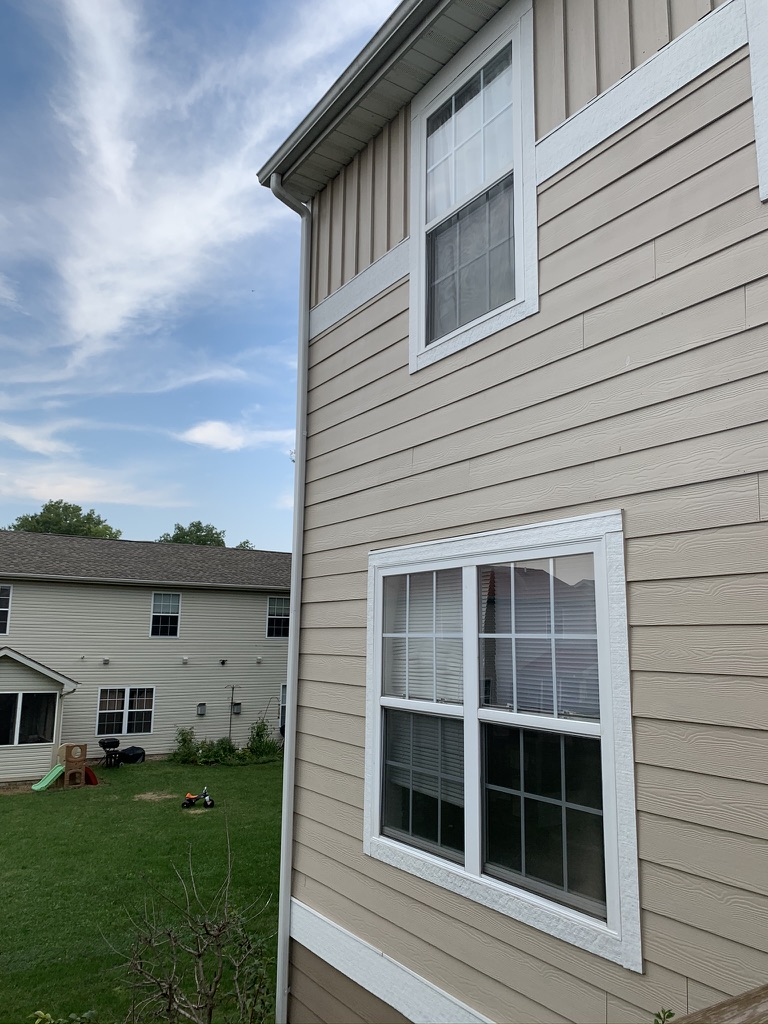
//> input picture 2-image rectification/images/Img2.jpeg, 768 x 1024 px
$ ./RectifierTwoSteps   (built with g++ and OpenCV 4)
//> lines starting //> are read from the running program, lines starting //| are printed output that depends on the picture
#include <iostream>
#include <opencv2/core.hpp>
#include <opencv2/imgcodecs.hpp>
#include <opencv2/highgui.hpp>
#include <Eigen/Dense>
#include <Eigen/SVD>


using namespace cv;
using namespace std;
using namespace Eigen;


struct Pointi {
	float x, y;
};

struct colori {
    float blue;
    float green;
    float red;
};


tuple<float, float> scale_image(float width, float height, float fix_dimension);
bool point_in_polygon(Vector3f point, vector<Pointi> polygon);
colori color_estimator(float x_coor, float y_coor, Mat image);


int main() {

    // For scaling output image size
    float fix_dimension = 2000;

    string AFFINE_RESULT_PATH = "../../images/results/result-2stepAffined.jpg";
    string RESULT_PATH = "../../images/results/result-2stepSimilar.jpg";

    // Read transfered image (prime coordinates)
    string projected_path = "../../images/Img2.jpeg";
    Mat projected_img = imread(projected_path, IMREAD_COLOR);
//> projected_img is the input picture: 1024 rows x 768 cols, CV_8UC3; mean B, G, R 141.4, 141.1, 134.4

    // [6 lines of commented-out code are left out]

    Vector3f P_pt(368, 552, 1);
    Vector3f Q_pt(363, 852, 1);
    Vector3f R_pt(642, 973, 1);
    Vector3f S_pt(621, 509, 1);

    // VL Line
    Vector3f PQ_ln = (P_pt.cross(Q_pt)).normalized();
    Vector3f SR_ln = (S_pt.cross(R_pt)).normalized();
    Vector3f van_pt1 = PQ_ln.cross(SR_ln);

    // Lines
    Vector3f PS_ln = (P_pt.cross(S_pt)).normalized();
    Vector3f QR_ln = (Q_pt.cross(R_pt)).normalized();
    Vector3f van_pt2 = PS_ln.cross(QR_ln);

    // Vanishing line
    Vector3f van_line = (van_pt1.cross(van_pt2)).normalized();

    // H matrix
    Matrix<float, 3, 3> H_p {{1, 0, 0},
                             {0, 1, 1},
                             {van_line(0,0), van_line(1,0), van_line(2,0)}};

//    cout << H_p << endl;

    // Create a scaled blank image for rectified image
    vector<Pointi> projected_img_corners = {{0,0},
                                            {0, (float)projected_img.rows},
                                            {(float)projected_img.cols, (float)projected_img.rows},
                                            {(float)projected_img.cols,0}};

    float x_list_p[4];
    float y_list_p[4];
    for (int i=0; i<4; i++) {
//        cout << projected_img_corners(i,0) << "---" << projected_img_corners(i,1) << endl;

        // Find corresponding point by using homography matrix
        Vector3f homog_point(projected_img_corners[i].x, projected_img_corners[i].y, 1);
        Vector3f point_p = H_p * homog_point;
        point_p /= point_p(2);

        x_list_p[i] = point_p(0);
        y_list_p[i] = point_p(1);
    }

    float max_x_p = *max_element(x_list_p, x_list_p+4);
//> max_x_p = 43.65
    float min_x_p = *min_element(x_list_p, x_list_p+4);
//> min_x_p = 0
    float max_y_p = *max_element(y_list_p, y_list_p+4);
//> max_y_p = 256.5
    float min_y_p = *min_element(y_list_p, y_list_p+4);
//> min_y_p = 0.0568

    float width_p  = max_x_p - min_x_p;
//> width_p = 43.65
    float height_p = max_y_p - min_y_p;
//> height_p = 256.4
//    cout <<  width_p << ' ' << height_p << endl;

    auto [scaled_width_p, scaled_height_p] = scale_image(width_p,
                                                     height_p,
                                                     fix_dimension);
//> scaled_width_p = 340.5; scaled_height_p = 2000
//    cout << scaled_width << ' ' << scaled_height << endl;

    // The amount of size changing
    float w_change_p = width_p  / scaled_width_p;
//> w_change_p = 0.128
    float h_change_p = height_p / scaled_height_p;
//> h_change_p = 0.128

    // Rectified image
    Mat affined_img((int)scaled_height_p, (int)scaled_width_p, CV_8UC3, Scalar(0, 0, 0));


    // Find color on source image by checking if the point is in ROI polygone
    for (int i=0; i<affined_img.cols; i++) {

        for (int j=0; j<affined_img.rows; j++) {

            float x_p = (i * w_change_p) + min_x_p;
            float y_p = (j * h_change_p) + min_y_p;

            // Find corresponding point by using homography matrix
            Vector3f prime_point(x_p, y_p, 1);
            Vector3f point_before = H_p.inverse() * prime_point;
            point_before /= point_before(2);

//            cout << point_before.x << ' ' << point_before.y << endl;

            if (point_in_polygon(point_before, projected_img_corners)) {
//                cout << point_before.x << ' ' << point_before.y << endl;

                if (point_before(0) >= 0 & point_before(1) >= 0) {

                    colori est_color = color_estimator(point_before(0), point_before(1), projected_img);

                    // Make rectified image
                    affined_img.at<Vec3b>( j , i )[0] = est_color.blue;
                    affined_img.at<Vec3b>( j , i )[1] = est_color.green;
                    affined_img.at<Vec3b>( j , i )[2] = est_color.red;

                 }


            } else {
                continue;
            }

        }
    }
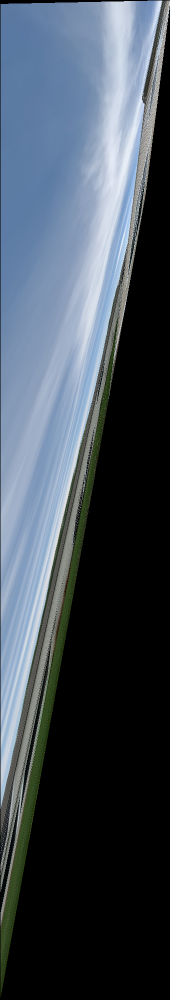
//> affined_img: 2000 rows x 340 cols, CV_8UC3 (shown at 1/2 size); mean B, G, R 87.2, 76.6, 66.7

    // Save result image
    imwrite(AFFINE_RESULT_PATH, affined_img);
    cout << "\nProjective Transform Removed!\n" << endl;


    // Remove affine transform
    // Four points to find orthogonal lines

    Vector3f P2_pt = H_p * P_pt;
//    P2_pt /= P2_pt(2);
    Vector3f Q2_pt = H_p * Q_pt;
//    Q2_pt /= Q2_pt(2);
    Vector3f R2_pt = H_p * R_pt;
//    R2_pt /= R2_pt(2);
    Vector3f S2_pt = H_p * S_pt;
//    S2_pt /= S2_pt(2);

    Vector3f l_prime1 = (P2_pt.cross(Q2_pt)).normalized();
    Vector3f m_prime1 = (Q2_pt.cross(R2_pt)).normalized();
    Vector3f l_prime2 = (R2_pt.cross(S2_pt)).normalized();
    Vector3f m_prime2 = (S2_pt.cross(P2_pt)).normalized();

    // MS = B
    float m11 = l_prime1(0) * m_prime1(0);
    float m12 = l_prime1(0) * m_prime1(1) + l_prime1(1) * m_prime1(0);
    float b1 = -l_prime1(1) * m_prime1(1);

    float m21 = l_prime2(0) * m_prime2(0);
    float m22 = l_prime2(0) * m_prime2(1) + l_prime2(1) * m_prime2(0);
    float b2 = -l_prime2(1) * m_prime2(1);

    Matrix<float, 2, 2> M {{m11, m12},
                           {m21, m22}};

    Vector2f B(b1, b2);
    Vector2f S = M.inverse() * B;

    // AA.t() matrix
    Matrix<float, 2, 2> AAt {{S(0) , S(1)},
                             {S(1) , 1}};

    // Compute the SVD of AAt
    JacobiSVD<Matrix2f> svd(AAt, ComputeFullU | ComputeFullV);
//    Matrix2f U = svd.matrixU();
    Vector2f W = svd.singularValues();
    Matrix2f V = svd.matrixV();

    // D matrix
    Matrix<float, 2, 2> D {{sqrt(W(0)), 0},
                           {0, sqrt(W(1))}};
    // A matrix
    Matrix2f A = V * D * V.transpose();

    // H matrix
    Matrix<float, 3, 3> H_affine {{A(0,0), A(0,1), 0},
                                  {A(1,0), A(1,1), 0},
                                  {0, 0, 1}};

    // Totally H matrix to "Remove" projective and affine transform
    Matrix3f H = H_affine.inverse() * H_p;

    // Find corner points on image and map them to world plane
    float x_list_af[4];
    float y_list_af[4];
    for (int i=0; i<4; i++) {

        // Find corresponding point by using homography matrix
        Vector3f homog_point(projected_img_corners[i].x, projected_img_corners[i].y, 1);
        Vector3f point_orig = H * homog_point;
        point_orig /= point_orig(2);

        x_list_af[i] = point_orig(0);
        y_list_af[i] = point_orig(1);

    }

    float max_x_orig = *max_element(x_list_af, x_list_af+4);
//> max_x_orig = 725.4
    float min_x_orig = *min_element(x_list_af, x_list_af+4);
//> min_x_orig = 2.76
    float max_y_orig = *max_element(y_list_af, y_list_af+4);
//> max_y_orig = 384.4
    float min_y_orig = *min_element(y_list_af, y_list_af+4);
//> min_y_orig = 1.5

    float width_orig  = max_x_orig - min_x_orig;
//> width_orig = 722.6
    float height_orig = max_y_orig - min_y_orig;
//    cout << width_orig << ' ' << height_orig << endl;

    // Create a scaled blank image for rectified image
    auto [scaled_width, scaled_height] = scale_image(width_orig,
                                                      height_orig,
                                                      fix_dimension);
//    cout << scaled_width << ' ' << scaled_height << endl;

    // The amount of size changing
    float w_change = width_orig  / scaled_width;
    float h_change = height_orig / scaled_height;

    Mat orig_img((int)scaled_height, (int)scaled_width, CV_8UC3, Scalar(0, 0, 0));


    // Find color on source image by checking if the point is in ROI polygone
    for (int i=0; i<orig_img.cols; i++) {

        for (int j=0; j<orig_img.rows; j++) {

            float x_orig = (i * w_change) + min_x_orig;
            float y_orig = (j * h_change) + min_y_orig;

            // Find corresponding point by using homography matrix
            Vector3f orig_point(x_orig, y_orig, 1);
            Vector3f prime_point = H.inverse() * orig_point;
            prime_point /= prime_point(2);

//            cout << prime_point(0) << ' ' << prime_point(1) << endl;


            if (point_in_polygon(prime_point, projected_img_corners)) {


                if (prime_point(0) >= 0 & prime_point(1) >= 0) {

                    colori est_color = color_estimator(prime_point(0),
                                                       prime_point(1),
                                                       projected_img);

//                    cout << est_color.blue << ' ' << est_color.green << ' ' << est_color.red << endl;

                    // Make rectified image
                    orig_img.at<Vec3b>( j,  i)[0] = est_color.blue;
                    orig_img.at<Vec3b>( j,  i)[1] = est_color.green;
                    orig_img.at<Vec3b>( j,  i)[2] = est_color.red;

                 }

            } else {
                continue;
            }


        }
    }
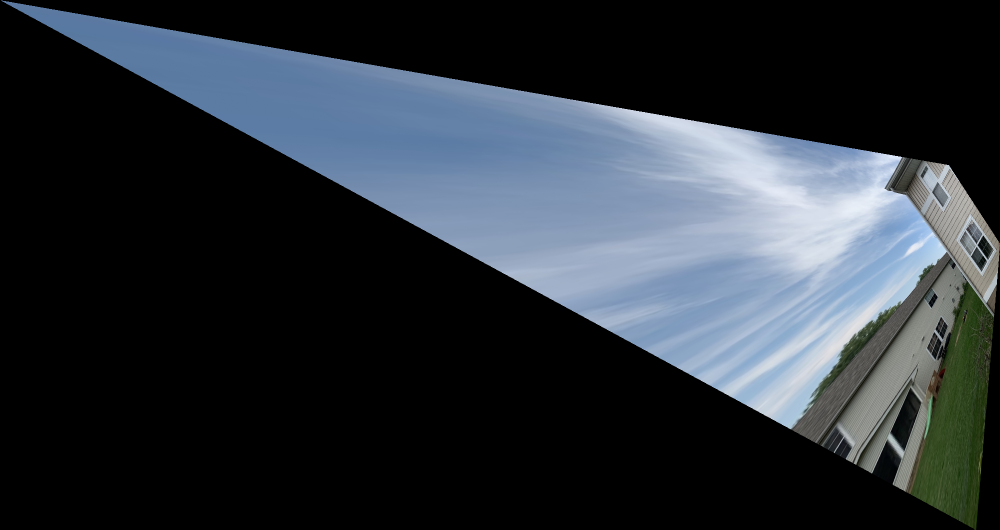
//> orig_img: 1059 rows x 2000 cols, CV_8UC3 (shown at 1/2 size); mean B, G, R 56.6, 49.7, 43.3


    // Save result image
    imwrite(RESULT_PATH, orig_img);
    cout << "Affine Transform Removed!\n" << endl;


    return 0;
}


tuple<float, float> scale_image(float width, float height, float fix_dimension) {

    float scaled_width;
    float scaled_height;
    if ((height > width) & (height >= fix_dimension)) {

        scaled_height = fix_dimension;
        float aspect_ratio = width / height;
        scaled_width = scaled_height * aspect_ratio;

    } else if ((width > height) & (width >= fix_dimension)) {

        scaled_width = fix_dimension;
        float aspect_ratio = height / width;
        scaled_height = scaled_width * aspect_ratio;

    } else {

        if (height > width) {
            scaled_height = fix_dimension;
            float aspect_ratio = width / height;
            scaled_width = scaled_height * aspect_ratio;
        } else {
            scaled_width = fix_dimension;
            float aspect_ratio = height / width;
            scaled_height = scaled_width * aspect_ratio;
        }

    }

    return {scaled_width, scaled_height};

}


// Checking if a point is inside a polygon
bool point_in_polygon(Vector3f point, vector<Pointi> polygon){

	int num_vertices = polygon.size();
	float x = point(0), y = point(1);
	bool inside = false;

	// Store the first point in the polygon and initialize
	// the second point
	Pointi p1 = polygon[0], p2;

	// Loop through each edge in the polygon
	for (int i = 1; i <= num_vertices; i++) {
		// Get the next point in the polygon
		p2 = polygon[i % num_vertices];

// [6 lines of commented-out code are left out]
		if (y > min(p1.y, p2.y)) {
			// Check if the point is below the maximum y
			// coordinate of the edge
			if (y <= max(p1.y, p2.y)) {
				// Check if the point is to the left of the
				// maximum x coordinate of the edge
				if (x <= max(p1.x, p2.x)) {
					// Calculate the x-intersection of the
					// line connecting the point to the edge
					float x_intersection
						= (y - p1.y) * (p2.x - p1.x)
							/ (p2.y - p1.y)
						+ p1.x;

					// Check if the point is on the same
					// line as the edge or to the left of
					// the x-intersection
					if (p1.x == p2.x
						|| x <= x_intersection) {
						// Flip the inside flag
						inside = !inside;
					}
				}
			}
		}

		// Store the current point as the first point for
		// the next iteration
		p1 = p2;
	}

	// Return the value of the inside flag
	return inside;
}


// Calculate the distance between two points
float distance(float point1[], float point2[]) {

    return sqrt( pow(point1[0]-point2[0], 2) + pow(point1[1]-point2[1], 2) );
}


// Estimate the color by bilinear interpolation method
colori color_estimator(float x_coor, float y_coor, Mat image) {

    float point_coor[2] = {y_coor, x_coor};
    colori estimate_color;

    float BI_point1[2] = {floor(y_coor) , floor(x_coor)};
    Vec3b BIP1_intensity = image.at<Vec3b>(BI_point1[0], BI_point1[1]);
    float BIP1_blue = BIP1_intensity.val[0];
    float BIP1_green = BIP1_intensity.val[1];
    float BIP1_red = BIP1_intensity.val[2];
    float BIP1_dist = distance(BI_point1, point_coor);
//    float BIP1_dist = sqrt( (BI_point1[0]-y_coor)**2 + (BI_point1[1]-x_coor)**2 );
//        cout << "orig colors = " << red << ' ' << green << ' ' << blue << ' ' << endl;

    float BI_point2[2] = {floor(y_coor) , ceil(x_coor)};
    Vec3b BIP2_intensity = image.at<Vec3b>(BI_point2[0], BI_point2[1]);
    float BIP2_blue = BIP2_intensity.val[0];
    float BIP2_green = BIP2_intensity.val[1];
    float BIP2_red = BIP2_intensity.val[2];
    float BIP2_dist = distance(BI_point2, point_coor);

    float BI_point3[2] = {ceil(y_coor) , floor(x_coor)};
    Vec3b BIP3_intensity = image.at<Vec3b>(BI_point3[0], BI_point3[1]);
    float BIP3_blue = BIP3_intensity.val[0];
    float BIP3_green = BIP3_intensity.val[1];
    float BIP3_red = BIP3_intensity.val[2];
    float BIP3_dist = distance(BI_point3, point_coor);;

    float BI_point4[2] = {ceil(y_coor) , ceil(x_coor)};
    Vec3b BIP4_intensity = image.at<Vec3b>(BI_point4[0], BI_point4[1]);
    float BIP4_blue = BIP4_intensity.val[0];
    float BIP4_green = BIP4_intensity.val[1];
    float BIP4_red = BIP4_intensity.val[2];
    float BIP4_dist = distance(BI_point4, point_coor);

    float denom = 1/BIP1_dist + 1/BIP2_dist + 1/BIP3_dist + 1/BIP4_dist;
    float estimate_blue = (BIP1_blue/BIP1_dist + BIP2_blue/BIP2_dist + BIP3_blue/BIP3_dist + BIP4_blue/BIP4_dist) / denom;
    float estimate_green = (BIP1_green/BIP1_dist + BIP2_green/BIP2_dist + BIP3_green/BIP3_dist + BIP4_green/BIP4_dist) / denom;
    float estimate_red = (BIP1_red/BIP1_dist + BIP2_red/BIP2_dist + BIP3_red/BIP3_dist + BIP4_red/BIP4_dist) / denom;

    estimate_color.blue = estimate_blue;
    estimate_color.green = estimate_green;
    estimate_color.red = estimate_red;

    return estimate_color;

}
